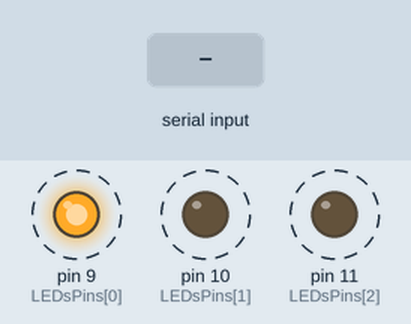
Simulated run of this sketch. Board: Arduino Uno, built with avr-gcc and run on an emulated ATmega328P. Shown: output pins drawn as LEDs (lit = HIGH). Dashed ring = blinking. The test bench sets the inputs (shaded band).

Above: at 0.7 s.
1.3 s: "A" received over Serial
At 3.3 s:
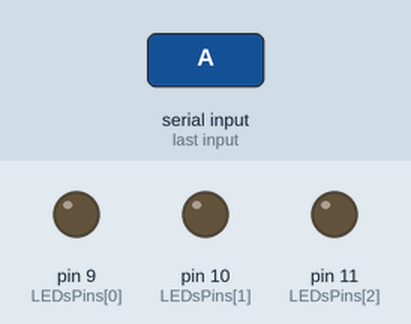
3.8 s: "P90\n" received over Serial
At 5.09 s:
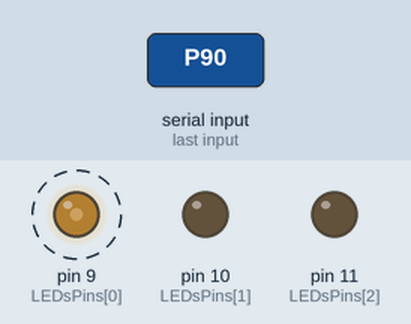
6.8 s: "V,45\n" received over Serial
Timing chart, 0 to 9.8 s (numbered marks = the images above; inputs shaded):
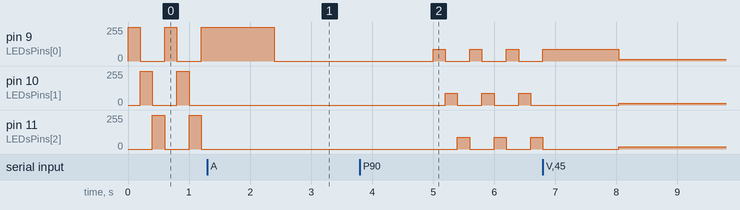

Measured:
- after the input at 1.3 s, pin 10 (LEDsPins[1]), pin 11 (LEDsPins[2]): stops changing and stays 0/255
- after the input at 3.8 s, pin 9 (LEDsPins[0]): alternates 90/255 for 0.20 s and 0/255 for 0.40 s, starting after 1.2 s; pin 10 (LEDsPins[1]): alternates 90/255 for 0.20 s and 0/255 for 0.40 s, starting after 1.4 s; pin 11 (LEDsPins[2]): alternates 90/255 for 0.20 s and 0/255 for 0.40 s, starting after 1.6 s
- by itself, pin 10 (LEDsPins[1]), pin 11 (LEDsPins[2]): alternates 255/255 for 0.20 s and 0/255 for 0.40 s

The sketch:

LEDsSerial.ino
```cpp
#define numberOfLEDs 3
int LEDsPins[numberOfLEDs] = {9,10,11};
unsigned int interval = 200;
unsigned int turn = 0;
unsigned int power = 255;
String reading;
void setup() {
  Serial.begin(9600);
  for(int LED = 0; LED<=numberOfLEDs; LED++)
    pinMode(LEDsPins[LED],OUTPUT);
}
void loop() {
  if(Serial.available()){
    reading = Serial.readString();
    if(reading == "A"){
      power = 0;
    }else if(reading[0] == 'P'){
      power = reading.substring(1).toInt();
    }else if(reading[0] == 'V'){
      interval = reading.substring(1).toInt()*10;
    }
  }
  for(int LED = 0; LED<=numberOfLEDs; LED++)
    digitalWrite(LEDsPins[LED],LOW);
  analogWrite(LEDsPins[turn%3],power);
  delay(interval);
  turn++;
}
```
